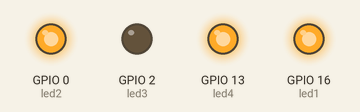
Simulated run of this program. Board: ESP8266 board running MicroPython. Parts: output pins drawn as LEDs (lit = HIGH, except the on-board LED, lit = LOW). What the program prints to the serial console is not drawn.

Above: at 0.04 s.
At 0.24 s:
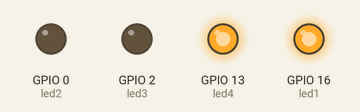
At 0.72 s:
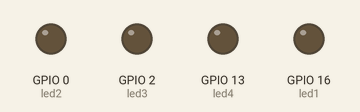
At 1.31 s:
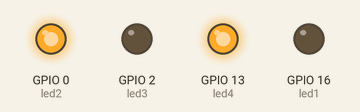
At 2.28 s:
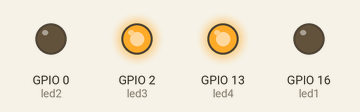
At 2.86 s:
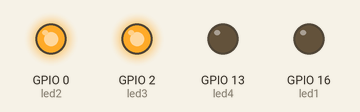
Timing chart, 0 to 3.2 s (numbered marks = the images above):
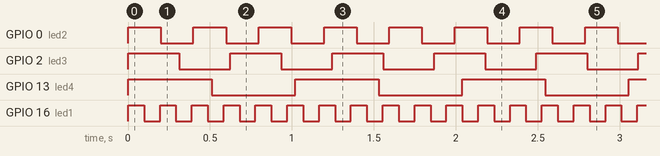

Measured:
- by itself, GPIO 0 (led2): alternates HIGH for 0.20 s and LOW for 0.20 s
- by itself, GPIO 2 (led3): alternates HIGH for 0.31 s and LOW for 0.31 s
- by itself, GPIO 13 (led4): alternates HIGH for 0.51 s and LOW for 0.51 s
- by itself, GPIO 16 (led1): alternates HIGH for 0.10 s and LOW for 0.10 s

The program:

exercici01.py
```python
import uasyncio as asyncio
import gc
from machine import Pin

gc.collect()
print("Mem lliure:", gc.mem_free(), "bytes")

led1 = Pin(16, Pin.OUT)
led2 = Pin(0, Pin.OUT)
led3 = Pin(2, Pin.OUT)
led4 = Pin(13, Pin.OUT)

async def tasca_led1():
    while True:
        led1.on()
        await asyncio.sleep_ms(97)
        led1.off()
        await asyncio.sleep_ms(97)

async def tasca_led2():
    while True:
        led2.on()
        await asyncio.sleep_ms(199)
        led2.off()
        await asyncio.sleep_ms(199)

async def tasca_led3():
    while True:
        led3.on()
        await asyncio.sleep_ms(311)
        led3.off()
        await asyncio.sleep_ms(311)

async def tasca_led4():
    while True:
        led4.on()
        await asyncio.sleep_ms(509)
        led4.off()
        await asyncio.sleep_ms(509)

async def monitor_mem():
    while True:
        gc.collect()
        await asyncio.sleep(5)
        print("Mem:", gc.mem_free(), "lliure,", gc.mem_alloc(), "usada")

async def main():
    t1 = asyncio.create_task(tasca_led1())
    t2 = asyncio.create_task(tasca_led2())
    t3 = asyncio.create_task(tasca_led3())
    t4 = asyncio.create_task(tasca_led4())
    tm = asyncio.create_task(monitor_mem())
    await asyncio.gather(t1, t2, t3, t4, tm)

try:
    asyncio.run(main())
except KeyboardInterrupt:
    print("Aturat")
```
